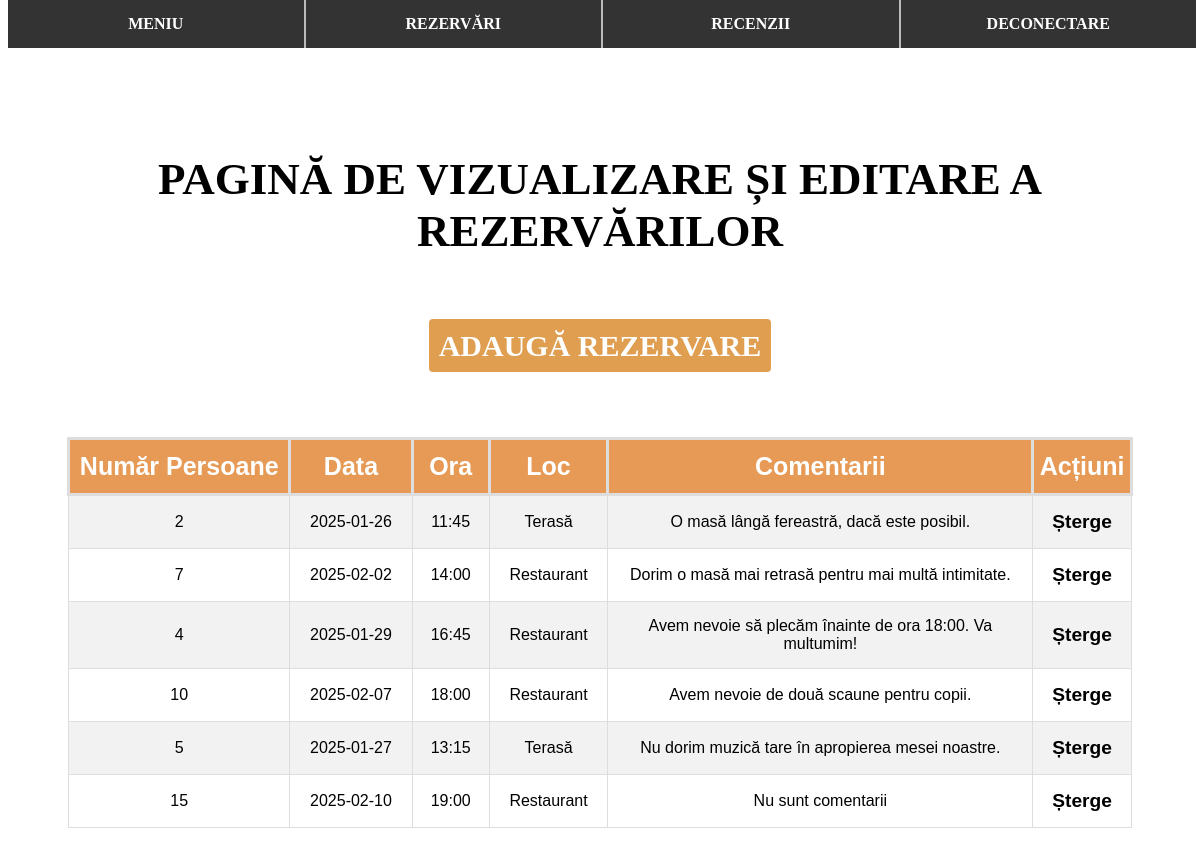
Page /Admin/vezi-rezervari-admin.php on the committed database.
### tables this page shows
CREATE TABLE IF NOT EXISTS `rezervari` (
  `id_rezervare` int NOT NULL AUTO_INCREMENT,
  `id_utilizator` int NOT NULL,
  `numar_persoane` int NOT NULL,
  `data` date NOT NULL,
  `ora` time NOT NULL,
  `loc` enum('Restaurant','Terasă') NOT NULL,
  `telefon` varchar(12) NOT NULL,
  `comentarii` varchar(300) NOT NULL,
  PRIMARY KEY (`id_rezervare`),
  KEY `id_utilizator` (`id_utilizator`)
);

### Admin/vezi-rezervari-admin.php (the view, shortened to what this page needs)
<?php
include '../Fisiere PHP/conectarebd.php';
echo '
	<!DOCTYPE html>
	<html>
	<head>
	  <title>
	      Rezervari
	  </title>
	  <link rel="stylesheet" href="style-vezi-rezervari-admin.css">
	  <link rel="stylesheet" href="style-meniu-navigare-admin.css">
	</head>';
echo ' <body> ';
include 'meniu-navigare-admin.php';
echo '
<br><br><br><br><br><br>
<div class = "intro">
<h2>PAGINĂ DE VIZUALIZARE ȘI EDITARE A REZERVĂRILOR</h2>
<br>
<a href="rezervare-masa-admin.php" class="myButton">ADAUGĂ REZERVARE</a>
</div>
<br><br><br>';
$sql1 = "SELECT id_rezervare, id_utilizator, numar_persoane, data, ora, loc, comentarii FROM rezervari";
if($result = mysqli_query($conn, $sql1)){
    if(mysqli_num_rows($result) > 0){
        echo "<table class='tabel-rezervari'>";
            echo "<tr>";
                echo "<th>Număr Persoane</th>";
                echo "<th>Data</th>";
                echo "<th>Ora</th>";
                echo "<th>Loc</th>";
                echo "<th>Comentarii</th>";
                echo "<th>Acțiuni</th>";
            echo "</tr>";
        while($row = mysqli_fetch_array($result)){
            echo "<tr>";
                echo "<td>" . $row['numar_persoane'] . "</td>";
                echo "<td>" . $row['data'] .  "</td>";
                echo "<td>" . substr($row['ora'], 0, 5) . "</td>";
                echo "<td>" . $row['loc'] . "</td>";
                if ($row['comentarii'] == "") {
                    echo "<td class='comentarii'>" . "Nu sunt comentarii" . "</td>";}
                else {
                    echo "<td class='comentarii'>" . $row['comentarii'] . "</td>";}
                echo "
                <td>
                    <a href='deleterezervari-admin.php?id_rezervare=". $row['id_rezervare'] . "' class='link-rezervari'
                            onclick='return confirm(\"Sigur doriți să ștergeți rezervarea?\")'>Șterge</a>
                </td>";
                echo "</tr>";
        }
        echo "</table>";
    } else{
        echo "Nu au fost gasite rezultate.";
    }
} else{
    echo "ERROR: Could not able to execute $sql. " . mysqli_error($link);
}
echo '<br><br><br>
</body>
</html>';
?>

### Admin/style-vezi-rezervari-admin.css (style rules this page uses)
.intro { text-align: center; font-size: 30px; }
.intro a { text-align: center; font-size: 1em; }
.myButton { background: #DF9E50; color: white; border: none; padding: 10px; width: 100%; border-radius: 4px; cursor: pointer; font-weight: bold; font-size: 1.5em; text-decoration: none; }
.tabel-rezervari { font-family: Arial, Helvetica, sans-serif; border-collapse: collapse; width: 90%; margin: 20px auto; }
.tabel-rezervari td, #tabel-rezervari th { border: 1px solid #ddd; padding: 15px; text-align: center; }
.tabel-rezervari tr:nth-child(even) { background-color: #f2f2f2; }
.tabel-rezervari th { padding-top: 12px; padding-bottom: 12px; font-size: 25px; text-align: center; background-color: #E69A55; color: white; border: 3px solid #ddd; }
.tabel-rezervari td.comentarii { width: 40%; }
.link-rezervari { text-decoration: none; font-weight: bold; font-size: 1.2em; color: black; }

### rows in the picture
rezervari: numar_persoane "2", data "2025-01-26", ora "11:45", loc "Terasă", comentarii "O masă lângă fereastră, dacă este posibil."
rezervari: numar_persoane "7", data "2025-02-02", ora "14:00", loc "Restaurant", comentarii "Dorim o masă mai retrasă pentru mai multă intimitate."
rezervari: numar_persoane "4", data "2025-01-29", ora "16:45", loc "Restaurant", comentarii "Avem nevoie să plecăm înainte de ora 18:00. Va multumim!"
rezervari: numar_persoane "10", data "2025-02-07", ora "18:00", loc "Restaurant", comentarii "Avem nevoie de două scaune pentru copii."
rezervari: numar_persoane "5", data "2025-01-27", ora "13:15", loc "Terasă", comentarii "Nu dorim muzică tare în apropierea mesei noastre."
rezervari: numar_persoane "15", data "2025-02-10", ora "19:00", loc "Restaurant", comentarii "Nu sunt comentarii"
